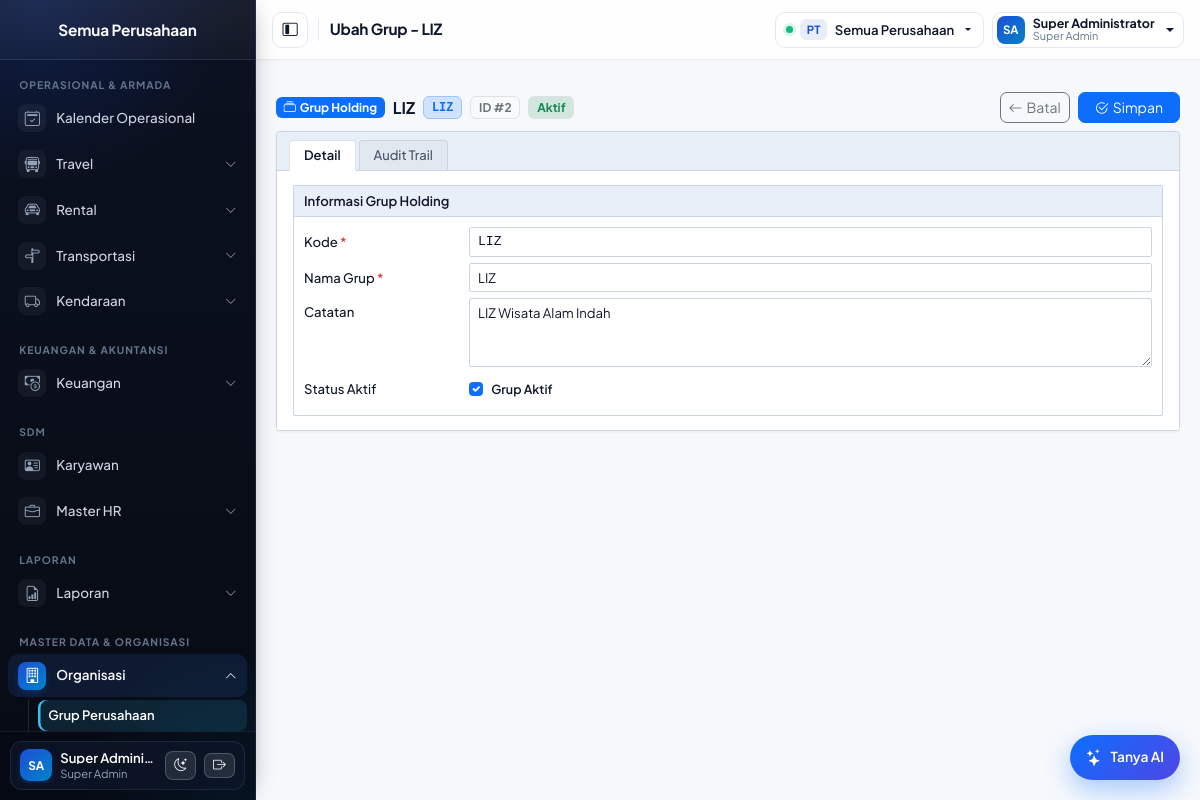
Page /pages/groups/form.php?id=2 (signed in) on the committed database.
### tables this page shows
CREATE TABLE `groups` (
  `id` INT(11) NOT NULL AUTO_INCREMENT,
  `code` VARCHAR(15) NOT NULL,
  `name` VARCHAR(255) NOT NULL,
  `note` VARCHAR(2000) DEFAULT NULL,
  `is_active` TINYINT(1) NOT NULL DEFAULT 1,
  `created_user` VARCHAR(255) DEFAULT NULL,
  `created_date` DATETIME NOT NULL DEFAULT CURRENT_TIMESTAMP,
  `modified_user` VARCHAR(255) DEFAULT NULL,
  `modified_date` DATETIME DEFAULT NULL,
  PRIMARY KEY (`id`),
  UNIQUE KEY `uq_groups_code` (`code`)
);

### includes/auth.php (called while the page is built, shortened)
<?php
function active_company_id(): ?int
{
    $id = $_SESSION['company_id'] ?? null;
    return $id === null ? null : (int) $id;
}

### pages/groups/form.php (the view, shortened to what this page needs)
<?php
$db = db();
$id = (int) ($_GET['id'] ?? $_POST['id'] ?? 0);
if ($id > 0) {
    $st = $db->prepare('SELECT * FROM groups WHERE id = ?');
    $st->bind_param('i', $id);
    $st->execute();
    $found = $st->get_result()->fetch_assoc();
    $row = $found;
}
require __DIR__ . '/../../includes/header.php';
?>
<main class="p-2 p-md-3">
    <?= ui_erp_toolbar(
        'Grup Holding',
        'collection',
        $id > 0 ? (string) $row['name'] : 'Tambah Grup Baru',
        $id > 0 ? array_values(array_filter([
            !empty($row['code']) ? ['text' => $row['code'], 'class' => 'bg-primary-subtle text-primary border border-primary-subtle font-monospace'] : null,
            ['text' => 'ID #' . $id, 'class' => 'bg-light text-secondary border'],
            isset($row['is_active']) ? ['text' => !empty($row['is_active']) ? 'Aktif' : 'Nonaktif', 'class' => 'bg-' . (!empty($row['is_active']) ? 'success' : 'secondary') . '-subtle text-' . (!empty($row['is_active']) ? 'success' : 'secondary') . ' border'] : null,
        ])) : [['text' => 'Baru', 'class' => 'bg-info-subtle text-info-emphasis border']],
        [
            ['label' => 'Batal', 'icon' => 'arrow-left', 'href' => 'pages/groups/index.php', 'class' => 'btn btn-outline-secondary btn-sm'],
            ['label' => 'Simpan', 'icon' => 'check2-circle', 'type' => 'submit', 'form' => 'formGroup', 'class' => 'btn btn-primary btn-sm px-3'],
        ]
    ) ?>
    <div class="erp-window-card">
        <ul class="nav nav-tabs erp-sub-tabs" id="groupFormTabs" role="tablist">
            <li class="nav-item" role="presentation">
                <button class="nav-link active" id="tab-grp-detail-btn" data-bs-toggle="tab" data-bs-target="#tab-grp-detail" type="button" role="tab">Detail</button>
            </li>
            <?php if ($id > 0): ?>
                <li class="nav-item" role="presentation">
                    <button class="nav-link" id="tab-grp-audit-btn" data-bs-toggle="tab" data-bs-target="#tab-grp-audit" type="button" role="tab">Audit Trail</button>
                </li>
            <?php endif; ?>
        </ul>
        <div class="erp-content-body">
            <form method="post" action="<?= e(APP_URL) ?>/pages/groups/form.php<?= $id > 0 ? '?id=' . $id : '' ?>" id="formGroup">
                <div class="tab-content" id="groupFormTabContent">
                    <div class="tab-pane fade show active" id="tab-grp-detail" role="tabpanel" aria-labelledby="tab-grp-detail-btn">
                        <div class="rnt-panel mb-0">
                            <div class="rnt-panel-header"><span>Informasi Grup Holding</span></div>
                            <div class="rnt-panel-body">
                                <div class="rnt-row">
                                    <label class="rnt-label" for="code">Kode <span class="text-danger">*</span></label>
                                    <div class="rnt-field">
                                        <input class="form-control form-control-sm text-uppercase font-monospace" id="code" name="code" maxlength="15" required value="<?= e($row['code']) ?>">
                                    </div>
                                </div>
                                <div class="rnt-row">
                                    <label class="rnt-label" for="name">Nama Grup <span class="text-danger">*</span></label>
                                    <div class="rnt-field">
                                        <input class="form-control form-control-sm" id="name" name="name" maxlength="255" required value="<?= e($row['name']) ?>">
                                    </div>
                                </div>
                                <div class="rnt-row align-items-start">
                                    <label class="rnt-label pt-1" for="note">Catatan</label>
                                    <div class="rnt-field">
                                        <textarea class="form-control form-control-sm rnt-ta-compact" id="note" name="note" rows="3" maxlength="2000"><?= e($row['note']) ?></textarea>
                                    </div>
                                </div>
                                <div class="rnt-row mb-0">
                                    <label class="rnt-label" for="is_active">Status Aktif</label>
                                    <div class="rnt-field">
                                        <div class="rnt-check-wrap">
                                            <input class="form-check-input mt-0" type="checkbox" id="is_active" name="is_active" <?= $row['is_active'] ? 'checked' : '' ?>>
                                            <label class="form-check-label small fw-semibold" for="is_active">Grup Aktif</label>
                                        </div>
                                    </div>
                                </div>
                            </div>
                        </div>
                    </div>
                </div>
            </form>
        </div>
    </div>
</main>
<?php require __DIR__ . '/../../includes/footer.php'; ?>

### includes/functions.php (shortened to what this page needs)
<?php
function e(?string $s): string
{
    return htmlspecialchars((string) $s, ENT_QUOTES, 'UTF-8');
}
function ui_erp_toolbar(string $moduleLabel, string $moduleIcon, string $titleText = '', array $badges = [], array $actions = [], string $meta = ''): string
{
    $html = '<div class="d-flex flex-wrap justify-content-between align-items-center gap-2 mb-2">';
    $html .= '<div class="d-flex flex-wrap align-items-center gap-2">';
    $iconHtml = $moduleIcon !== '' ? '<i class="bi bi-' . e($moduleIcon) . ' me-1"></i>' : '';
    $html .= '<span class="badge bg-primary text-white">' . $iconHtml . e($moduleLabel) . '</span>';
    if ($titleText !== '') {
        $html .= '<strong class="fs-6">' . e($titleText) . '</strong>';
    }
    foreach ($badges as $b) {
        if (is_array($b) && isset($b['html'])) {
            $html .= (string) $b['html'];
        } elseif (is_string($b) && $b !== '') {
            $html .= '<span class="badge bg-body-secondary text-body-secondary border">' . e($b) . '</span>';
        } elseif (is_array($b) && !empty($b['text'])) {
            $cls = $b['class'] ?? 'bg-body-secondary text-body-secondary border';
            $idAttr = !empty($b['id']) ? ' id="' . e((string) $b['id']) . '"' : '';
            $html .= '<span class="badge ' . e($cls) . '"' . $idAttr . '>' . e($b['text']) . '</span>';
        }
    }
    $html .= '</div>';
    if (!empty($actions)) {
        $html .= '<div class="d-flex flex-wrap align-items-center gap-2 ms-auto">';
        foreach ($actions as $act) {
            $cls = $act['class'] ?? 'btn btn-outline-secondary btn-sm';
            $icon = !empty($act['icon']) ? '<i class="bi bi-' . e($act['icon']) . ' me-1"></i>' : '';
            if (($act['type'] ?? '') === 'submit') {
                $formAttr = !empty($act['form']) ? ' form="' . e((string) $act['form']) . '"' : '';
                $html .= '<button type="submit"' . $formAttr . ' class="' . e($cls) . '">' . $icon . e((string) ($act['label'] ?? 'Simpan')) . '</button>';
            } else {
                $rawHref = (string) ($act['href'] ?? '#');
                $href = (str_starts_with($rawHref, 'http') || str_starts_with($rawHref, '?') || str_starts_with($rawHref, '#'))
                    ? $rawHref
                    : APP_URL . '/' . ltrim($rawHref, '/');
                $targetAttr = !empty($act['target']) ? ' target="' . e((string) $act['target']) . '"' : '';
                $html .= '<a class="' . e($cls) . '" href="' . e($href) . '"' . $targetAttr . '>' . $icon . e((string) ($act['label'] ?? '')) . '</a>';
            }
        }
        $html .= '</div>';
    }
    $html .= '</div>';
    return $html;
}

### rows in the picture
groups: code "LIZ", name "LIZ", note "LIZ Wisata Alam Indah", is_active "☑"

### other values in the picture
$sidebarCompanyName "Semua Perusahaan"
$sec "OPERASIONAL & ARMADA"
$m['label'] "Kalender Operasional"
$m['label'] "Travel"
$m['label'] "Rental"
$m['label'] "Transportasi"
$m['label'] "Kendaraan"
$sec "KEUANGAN & AKUNTANSI"
$m['label'] "Keuangan"
$sec "SDM"
$m['label'] "Karyawan"
$m['label'] "Master HR"
$sec "LAPORAN"
$m['label'] "Laporan"
$sec "MASTER DATA & ORGANISASI"
